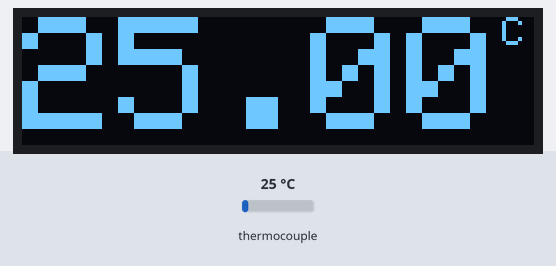
Bench run of a sketch on a simulated Arduino Uno, built with avr-gcc and run on an emulated ATmega328P. Parts: 128×32 one-colour display. The inputs (shaded band) are chosen by the test bench; at power-on: thermocouple 25 °C.

Above: at 3.2 s.
3.3 s: thermocouple set to 6 °C
At 4.3 s:
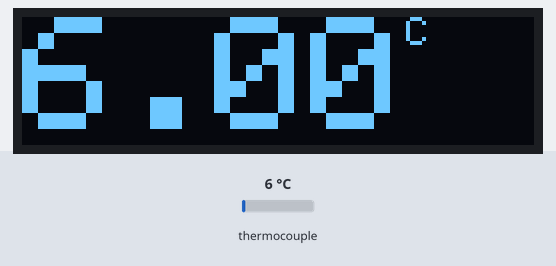
5.1 s: thermocouple set to 75 °C
At 6.5 s:
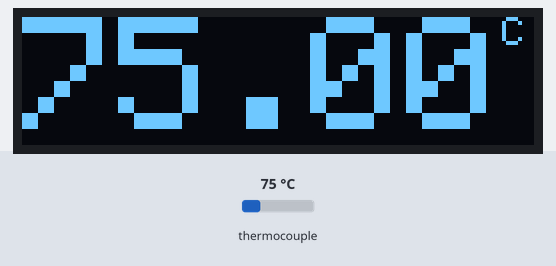
6.9 s: thermocouple set to 150 °C
At 8.8 s:
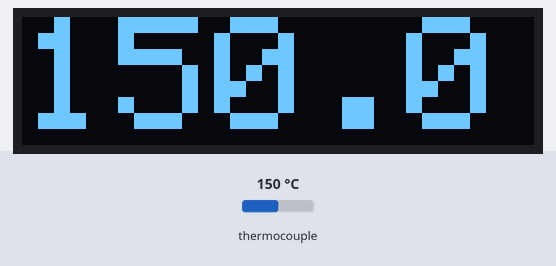
Timing chart, 0 to 10.3 s (numbered marks = the images above; inputs shaded):
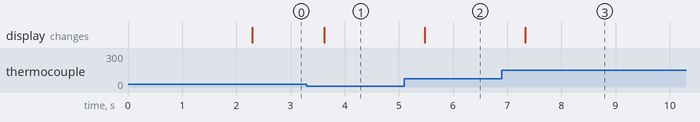

Measured:
- after the input at 3.3 s, the display: changes after 0.32 s (image 1)
- after the input at 5.1 s, the display: changes after 0.38 s (image 2)
- after the input at 6.9 s, the display: changes after 0.43 s (image 3)

The sketch:

EGT_oled_128x32.ino
```cpp
#include "max6675.h"
#include <Adafruit_GFX.h>
#include <Adafruit_SSD1306.h>

#define SCREEN_WIDTH 128 // OLED display width, in pixels
#define SCREEN_HEIGHT 32 // OLED display height, in pixels

#define OLED_RESET -1
Adafruit_SSD1306 display(SCREEN_WIDTH, SCREEN_HEIGHT, &Wire, OLED_RESET);

// Temperature Sensor1
int thermo1D0 = 4; // so
int thermo1CS = 5;
int thermo1CLK = 6; // sck
float temp1 = 0;
MAX6675 thermocouple1(thermo1CLK, thermo1CS, thermo1D0);

void setup()
{
  Serial.begin(9600);
  display.begin(SSD1306_SWITCHCAPVCC, 0x3C);
  delay(2000);
    display.clearDisplay();
  display.setTextColor(WHITE);
}

void loop()
{
  temp1 = thermocouple1.readCelsius();
  delay(250);

    //clear display
  display.clearDisplay();


 // display.setTextSize(1);
 // display.setCursor(0,0);
 // display.print("Temp1: ");
  display.setTextSize(4);
  display.setCursor(0,0);
  display.print(temp1);
  display.setTextSize(1);
  display.print("C");

 display.display();

}
```
